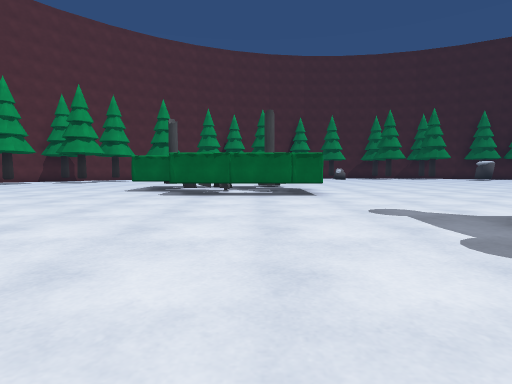
view 1 (above)

21 first-person views from a walk through a scene from a Unity 3-D project. The camera is 1.3 m above the floor, tilts 4° down and sees 80° across. The floor is counted in squares, 2 m on a side. Each view is taken from the middle of a square. On the plan, view 1 faces up. The plan holds only what a view shows up to about 10 squares ahead; the rest is blank. The place goes on beyond the plan. Surface patterns are stand-ins for the level's own textures.

view 2
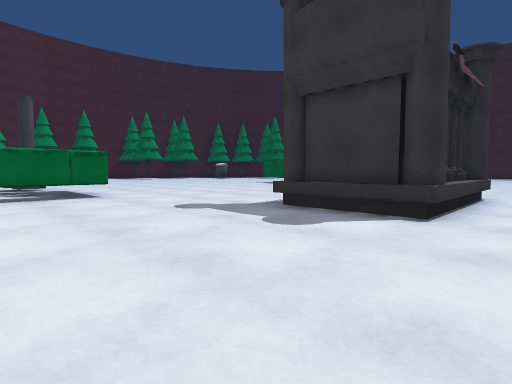

view 3
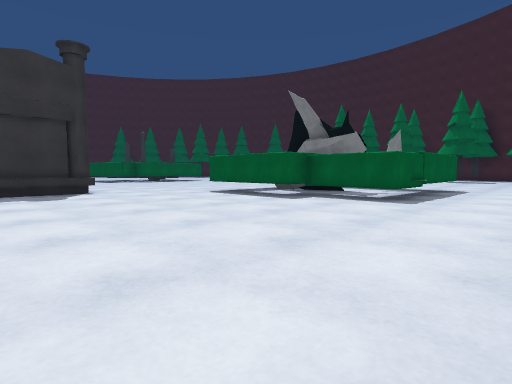

view 4
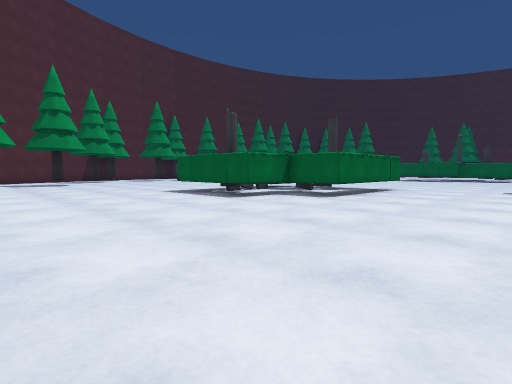

view 5
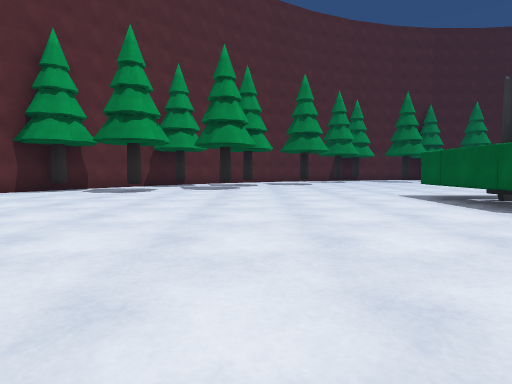

view 6
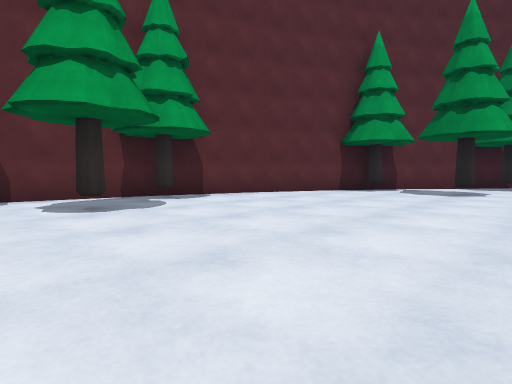

view 7
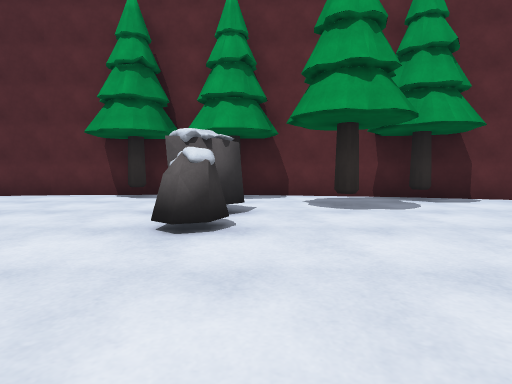

view 8
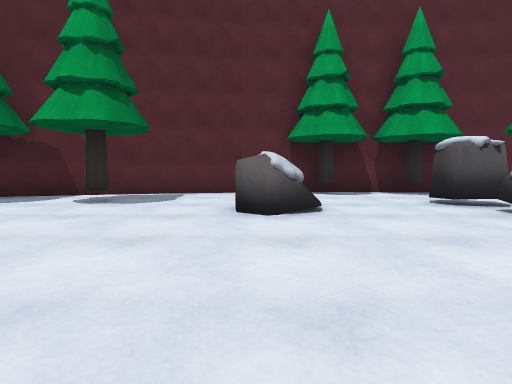

view 9
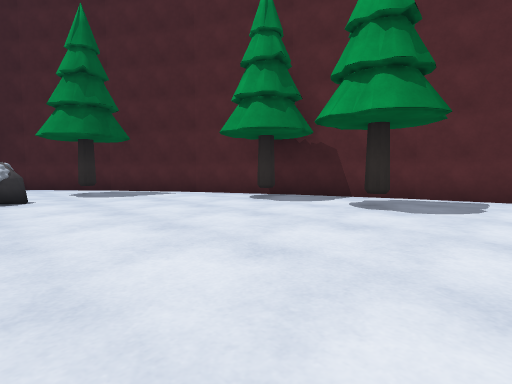

view 10
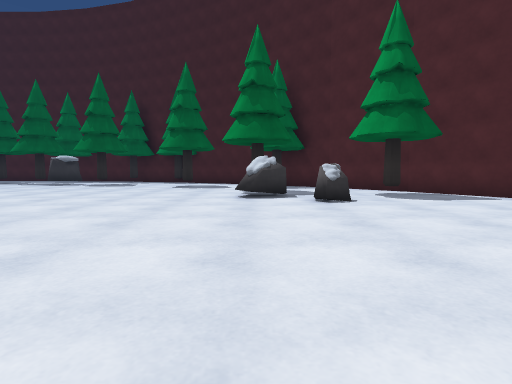

view 11
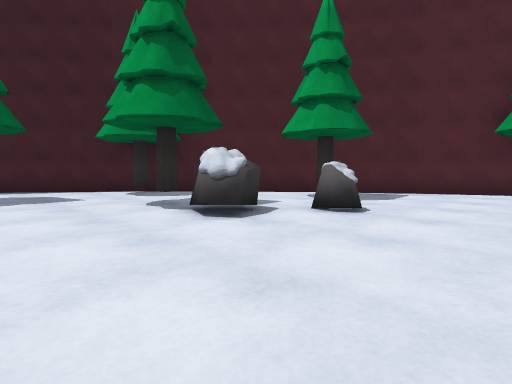

view 12
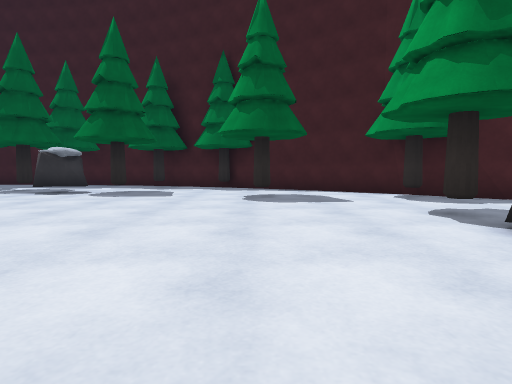

view 13
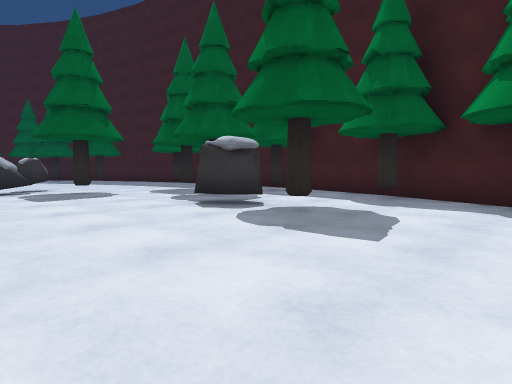

view 14
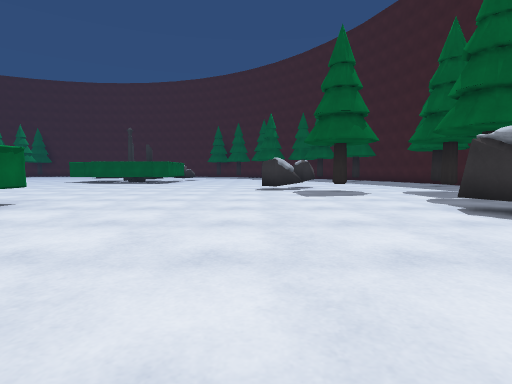

view 15
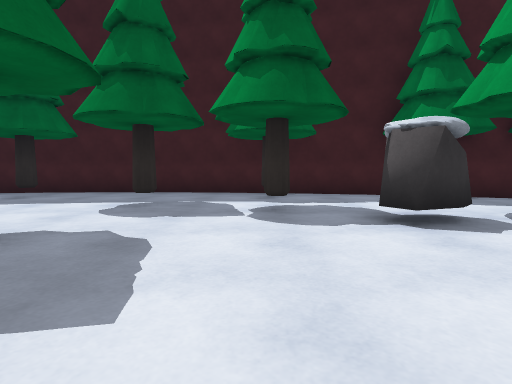

view 16
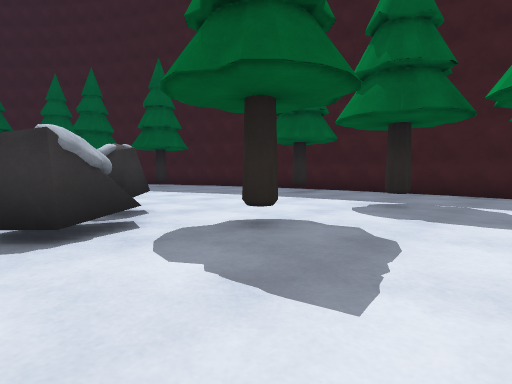

view 17
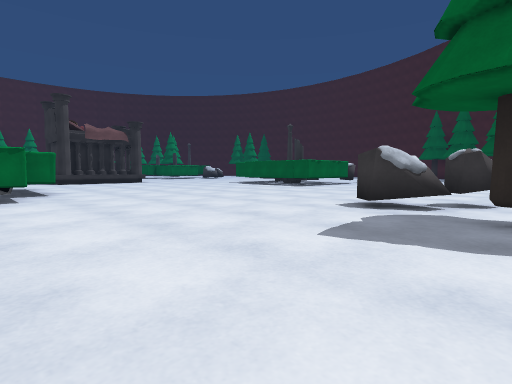

view 18
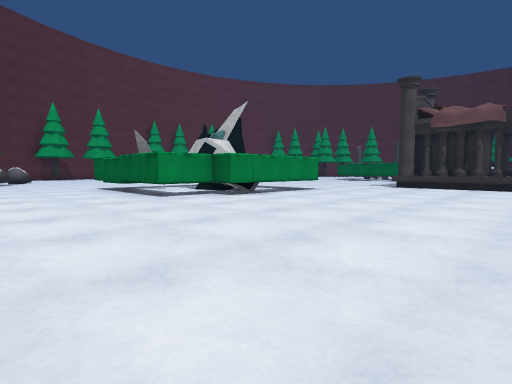

view 19
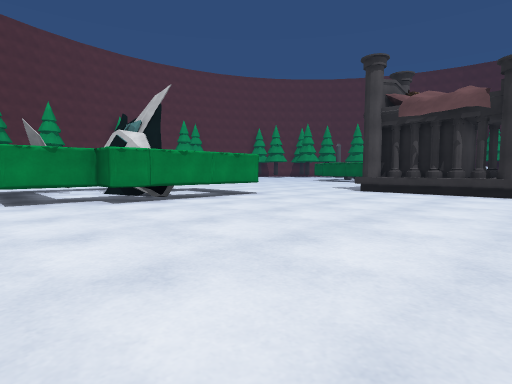

view 20
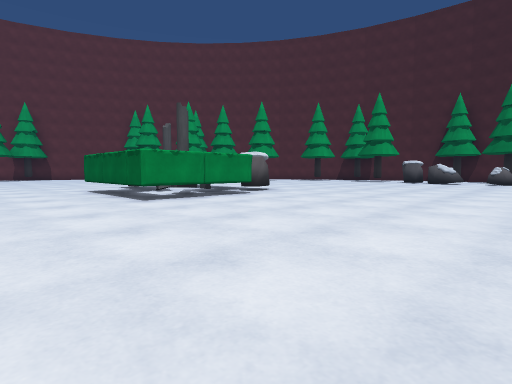

view 21
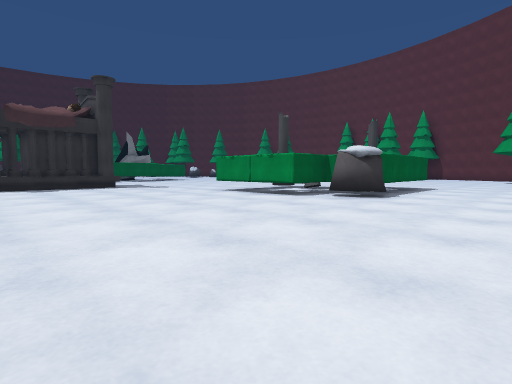

### Floor plan
Key: @ floor where view 1 was taken; # wall or solid block; . floor; / step, stairs or slope; ^ raised ledge; P pillar; R rock; O other object.
Columns run from 19 left of view 1 to 8 right of it. Each row starts with its distance up from view 1.
 18         #
 17        ..                ..
 16       ...  ..         ......
 15    ###......................
 14    #...#....................
 13   ##................R.......
 12   #.............O  RR.......
 11   #.............P OOO.......
 10   #.............OOOPP.......
  9  ##..............OOPP.......
  8  #...............OOOO.......
  7  #.#........................
  6  #..........................
  5 ##..........................
  4 #...RRR.. .............^ #^
  3 #.......     ..........# ^^
  2 ##.......    ..........#^^^
  1 #..../....   ..........^###
  0 ##...R.....  ......@.......
 -1  #........   ..............
 -2  #.........   ....OOOO.....
 -3  #..#.......  ..OOOOOO......
 -4  #........... ..O   #O......
 -5  ##.............O #^#O......
 -6   ##............O   #.......
 -7   #.............OO#OO.......
 -8   ##........................
 -9    #....R...................
-10    ##.#...R.................
-11     ##......................
-12      #....#................
-13      ##..................R..
-14       ##..................R.
-15        ###...#..........#...
-16          #.......#RR........
-17          ###........#.......
-18            ##  ........#...
-19               #..#..........
-20               ####..........
-21                  ######....#
-22                       ######

Where each view was taken, in squares from view 1:
view 1: 0 up, 0 right, facing up
view 2: 0 up, 1 left, facing up-right
view 3: 4 up, 6 left, facing down-right
view 4: 4 up, 9 left, facing up-right
view 5: 5 up, 8 left, facing up
view 6: 5 up, 10 left, facing up-left
view 7: 5 up, 10 left, facing left
view 8: 0 up, 9 left, facing left
view 9: 1 down, 10 left, facing down-left
view 10: 2 down, 9 left, facing down
view 11: 6 down, 6 left, facing down-left
view 12: 7 down, 6 left, facing down
view 13: 12 down, 5 left, facing down-right
view 14: 12 down, 5 left, facing right
view 15: 12 down, 2 right, facing down
view 16: 12 down, 2 right, facing down-right
view 17: 15 down, 0 right, facing up-right
view 18: 11 down, 8 right, facing up-left
view 19: 8 down, 8 right, facing up-left
view 20: 5 up, 8 right, facing up-left
view 21: 16 up, 8 right, facing down-left
